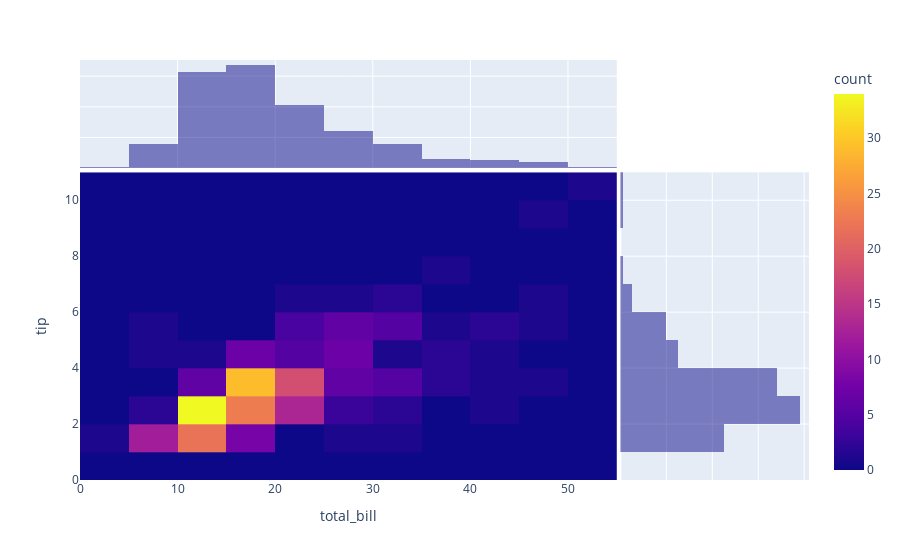

Here is the notebook cell this chart was saved with:
### Markdown cell above
We copied the code for a couple of these figures into the cells below.  You will see that if you move the mouse pointer slowly over each figure additional information pops up.  This is particularly useful for displaying the extensive genomic information in the Volcano plot.  Indeed, it would be impossible to read this text without this interactive capability.  Each plot also has a menu, allowing users to zoom-in or zoom-out of figures, or download the images in PNG format.

### Code cell
import plotly.express as px
import plotly.io as pio
pio.renderers.default = 'jupyterlab'    # Or notebook

df = px.data.tips()
fig = px.density_heatmap(df, x="total_bill", y="tip", marginal_x="histogram", marginal_y="histogram")
fig.show()

### Figure 1 — Plotly figure (JSON) as saved in the notebook; plotly's stock layout.template omitted (floating-point values rounded to 4 significant figures; data arrays with more than 128 entries replaced by an {"elided": "..."} marker saying what was removed)
{"data": [{"coloraxis": "coloraxis", "hovertemplate": "total_bill=%{x}<br>tip=%{y}<br>count=%{z}<extra></extra>", "name": "", "type": "histogram2d", "x": {"elided": "244 float values"}, "xaxis": "x", "xbingroup": "x", "y": {"elided": "244 float values"}, "yaxis": "y", "ybingroup": "y"}, {"alignmentgroup": "True", "bingroup": "x", "hovertemplate": "total_bill=%{x}<br>count=%{y}<extra></extra>", "legendgroup": "", "marker": {"color": "#0d0887"}, "name": "", "offsetgroup": "", "opacity": 0.5, "showlegend": false, "type": "histogram", "x": {"elided": "244 float values"}, "xaxis": "x3", "yaxis": "y3"}, {"alignmentgroup": "True", "bingroup": "y", "hovertemplate": "tip=%{y}<br>count=%{x}<extra></extra>", "legendgroup": "", "marker": {"color": "#0d0887"}, "name": "", "offsetgroup": "", "opacity": 0.5, "showlegend": false, "type": "histogram", "xaxis": "x2", "y": {"elided": "244 float values"}, "yaxis": "y2"}], "layout": {"autosize": true, "barmode": "overlay", "coloraxis": {"colorbar": {"title": {"text": "count"}}, "colorscale": [[0, "#0d0887"], [0.1111, "#46039f"], [0.2222, "#7201a8"], [0.3333, "#9c179e"], [0.4444, "#bd3786"], [0.5556, "#d8576b"], [0.6667, "#ed7953"], [0.7778, "#fb9f3a"], [0.8889, "#fdca26"], [1, "#f0f921"]]}, "legend": {"tracegroupgap": 0}, "margin": {"t": 60}, "xaxis": {"anchor": "y", "autorange": true, "domain": [0, 0.7363], "range": [0, 55], "title": {"text": "total_bill"}, "type": "linear"}, "xaxis2": {"anchor": "y2", "autorange": true, "domain": [0.7413, 1], "matches": "x2", "range": [0, 82.11], "showgrid": true, "showline": false, "showticklabels": false, "ticks": ""}, "xaxis3": {"anchor": "y3", "autorange": true, "domain": [0, 0.7363], "matches": "x", "range": [0, 55], "showgrid": true, "showticklabels": false, "type": "linear"}, "xaxis4": {"anchor": "y4", "domain": [0.7413, 1], "matches": "x2", "showgrid": true, "showline": false, "showticklabels": false, "ticks": ""}, "yaxis": {"anchor": "x", "autorange": true, "domain": [0, 0.7326], "range": [0, 11], "title": {"text": "tip"}, "type": "linear"}, "yaxis2": {"anchor": "x2", "autorange": true, "domain": [0, 0.7326], "matches": "y", "range": [0, 11], "showgrid": true, "showticklabels": false, "type": "linear"}, "yaxis3": {"anchor": "x3", "autorange": true, "domain": [0.7426, 1], "matches": "y3", "range": [0, 70.53], "showgrid": true, "showline": false, "showticklabels": false, "ticks": ""}, "yaxis4": {"anchor": "x4", "domain": [0.7426, 1], "matches": "y3", "showgrid": true, "showline": false, "showticklabels": false, "ticks": ""}}}
